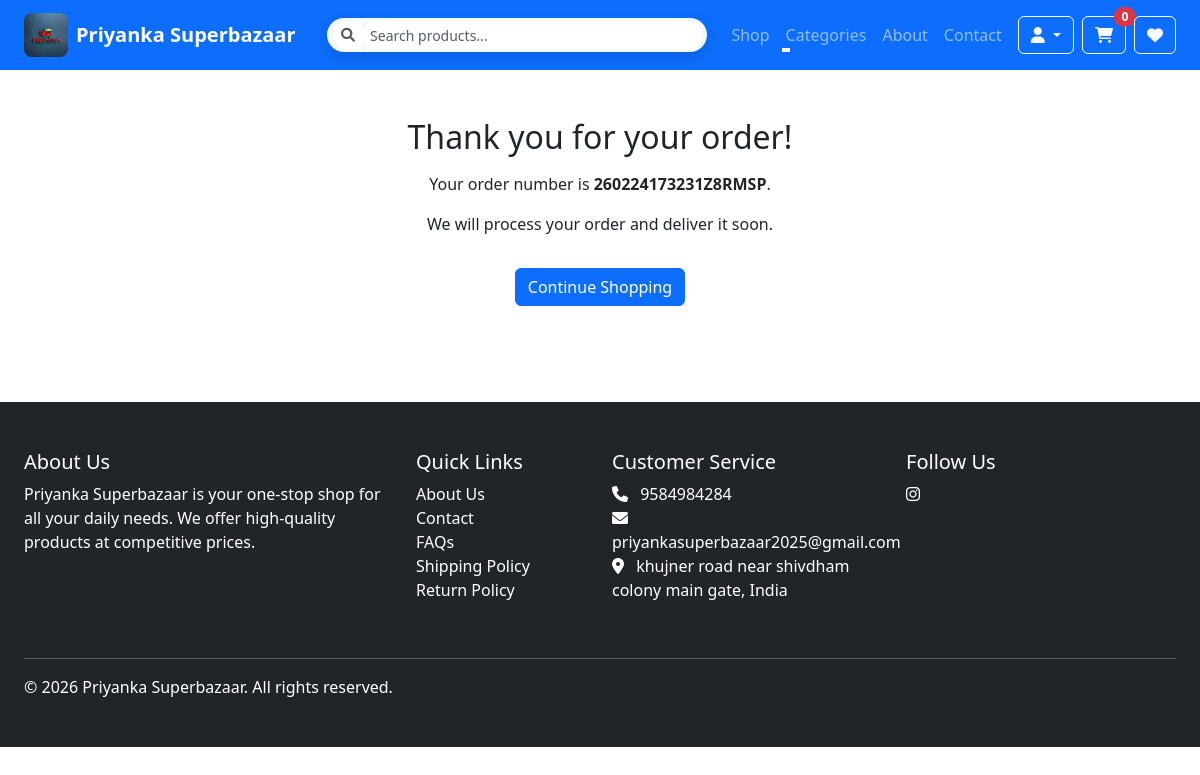
The app's page /order/success/260224173231Z8RMSP/ with its own data.
### store/models.py (models this page shows, shortened)
class Order(TimeStampedModel):
    STATUS_PENDING = 'pending'
    STATUS_PROCESSING = 'processing'
    STATUS_SHIPPED = 'shipped'
    STATUS_DELIVERED = 'delivered'
    STATUS_CANCELLED = 'cancelled'
    STATUS_REFUNDED = 'refunded'
    STATUS_CHOICES = [
        (STATUS_PENDING, _('Pending')),
        (STATUS_PROCESSING, _('Processing')),
        (STATUS_SHIPPED, _('Shipped')),
        (STATUS_DELIVERED, _('Delivered')),
        (STATUS_CANCELLED, _('Cancelled')),
        (STATUS_REFUNDED, _('Refunded')),
    ]
    PAYMENT_STATUS_PENDING = 'pending'
    PAYMENT_STATUS_PAID = 'paid'
    PAYMENT_STATUS_FAILED = 'failed'
    PAYMENT_STATUS_REFUNDED = 'refunded'
    PAYMENT_STATUS_PARTIALLY_REFUNDED = 'partially_refunded'
    PAYMENT_STATUS_CHOICES = [
        (PAYMENT_STATUS_PENDING, _('Pending')),
        (PAYMENT_STATUS_PAID, _('Paid')),
        (PAYMENT_STATUS_FAILED, _('Failed')),
        (PAYMENT_STATUS_REFUNDED, _('Refunded')),
        (PAYMENT_STATUS_PARTIALLY_REFUNDED, _('Partially Refunded')),
    ]
    PAYMENT_METHOD_COD = 'cod'
    PAYMENT_METHOD_STRIPE = 'stripe'
    PAYMENT_METHOD_PAYPAL = 'paypal'
    PAYMENT_METHOD_CHOICES = [
        (PAYMENT_METHOD_COD, _('Cash on Delivery')),
        (PAYMENT_METHOD_STRIPE, _('Credit/Debit Card (Stripe)')),
        (PAYMENT_METHOD_PAYPAL, _('PayPal')),
    ]
    order_number = models.CharField(
        _('order number'),
        max_length=20,
        unique=True,
        editable=False
    )
    user = models.ForeignKey(
        settings.AUTH_USER_MODEL,
        on_delete=models.SET_NULL,
        null=True,
        related_name='orders',
        verbose_name=_('user')
    )
    status = models.CharField(
        _('status'),
        max_length=20,
        choices=STATUS_CHOICES,
        default=STATUS_PENDING
    )
    payment_status = models.CharField(
        _('payment status'),
        max_length=20,
        choices=PAYMENT_STATUS_CHOICES,
        default=PAYMENT_STATUS_PENDING
    )
    payment_method = models.CharField(
        _('payment method'),
        max_length=20,
        choices=PAYMENT_METHOD_CHOICES,
        default=PAYMENT_METHOD_STRIPE
    )
    payment_id = models.CharField(
        _('payment ID'),
        max_length=100,
        blank=True,
        help_text=_('Payment processor transaction ID')
    )
    subtotal = models.DecimalField(
        _('subtotal'),
        max_digits=10,
        decimal_places=2,
        default=0
    )
    tax_amount = models.DecimalField(
        _('tax amount'),
        max_digits=10,
        decimal_places=2,
        default=0
    )
    shipping_cost = models.DecimalField(
        _('shipping cost'),
        max_digits=10,
        decimal_places=2,
        default=0
    )
    delivery_boy = models.ForeignKey(
        'DeliveryBoy',
        on_delete=models.SET_NULL,
        null=True,
        blank=True,
        related_name='delivery_orders',
        verbose_name=_('delivery boy')
    )
    discount_amount = models.DecimalField(
        _('discount amount'),
        max_digits=10,
        decimal_places=2,
        default=0
    )
    total = models.DecimalField(
        _('total'),
        max_digits=10,
        decimal_places=2,
        default=0
    )
    promo_code = models.ForeignKey(
        PromoCode,
        on_delete=models.SET_NULL,
        null=True,
        blank=True,
        related_name='orders',
        verbose_name=_('promo code')
    )
    billing_address = models.ForeignKey(
        Address,
        on_delete=models.SET_NULL,
        null=True,
        related_name='billing_orders',
        verbose_name=_('billing address')
    )
    shipping_address = models.ForeignKey(
        Address,
        on_delete=models.SET_NULL,
        null=True,
        related_name='shipping_orders',
        verbose_name=_('shipping address')
    )
    customer_note = models.TextField(_('customer note'), blank=True)
    ip_address = models.GenericIPAddressField(_('IP address'), null=True, blank=True)
    class Meta:
        verbose_name = _('order')
        verbose_name_plural = _('orders')
        ordering = ('-created',)
        indexes = [
            models.Index(fields=['order_number'], name='order_number_idx'),
            models.Index(fields=['status', 'payment_status'], name='order_status_idx'),
            models.Index(fields=['created'], name='order_created_idx'),
        ]

class SiteSettings(TimeStampedModel):
    site_name = models.CharField(_('site name'), max_length=100, default='Priyanka Superbazaar')
    site_logo = CloudinaryField(_('site logo'), blank=True, null=True)
    site_favicon = CloudinaryField(_('favicon'), blank=True, null=True)
    contact_email = models.EmailField(_('contact email'), default='contact@priyankasuperbazaar.com')
    contact_phone = models.CharField(_('contact phone'), max_length=20, default='+91 1234567890')
    address = models.TextField(_('address'), blank=True)
    facebook_url = models.URLField(_('Facebook URL'), blank=True)
    twitter_url = models.URLField(_('Twitter URL'), blank=True)
    instagram_url = models.URLField(_('Instagram URL'), blank=True)
    linkedin_url = models.URLField(_('LinkedIn URL'), blank=True)
    youtube_url = models.URLField(_('YouTube URL'), blank=True)
    meta_title = models.CharField(_('meta title'), max_length=200, blank=True)
    meta_description = models.TextField(_('meta description'), blank=True)
    meta_keywords = models.TextField(_('meta keywords'), blank=True)
    store_name = models.CharField(_('store name'), max_length=200, default='Priyanka Superbazaar')
    store_address_line1 = models.CharField(_('address line 1'), max_length=255, blank=True, default='123 Main Street')
    store_address_line2 = models.CharField(_('address line 2'), max_length=255, blank=True, default='Your City, Your State')
    store_country = models.CharField(_('country'), max_length=100, blank=True, default='India')
    store_phone = models.CharField(_('phone'), max_length=30, blank=True, default='+91 1234567890')
    store_email = models.EmailField(_('email'), blank=True, default='info@priyankasuperbazaar.com')
    store_hours = models.CharField(_('business hours'), max_length=255, blank=True, default='Everyday, 8:00 AM – 10:00 PM')
    min_order_amount = models.DecimalField(
        _('minimum order amount'),
        max_digits=10,
        decimal_places=2,
        default=0,
        help_text=_('Minimum order amount to place an order')
    )
    enable_cod = models.BooleanField(
        _('enable cash on delivery'),
        default=True,
        help_text=_('Allow customers to pay with cash on delivery')
    )
    maintenance_mode = models.BooleanField(
        _('maintenance mode'),
        default=False,
        help_text=_('Take the site down for maintenance')
    )
    maintenance_message = models.TextField(
        _('maintenance message'),
        blank=True,
        default='We are currently performing maintenance. Please check back soon.'
    )
    class Meta:
        verbose_name = _('site settings')
        verbose_name_plural = _('site settings')
    @classmethod
    def load(cls):
        obj, created = cls.objects.get_or_create(pk=1)
        return obj

### store/views.py (the view)
# urls.py: path("order/success/<str:order_number>/", views.order_success, name="order_success"),
def order_success(request, order_number):
    order = get_object_or_404(Order, order_number=order_number)
    return render(request, "store/order_success.html", {"order": order})

### store/models.py (called while the page is built)
    def get_absolute_url(self):
        return reverse('store:product_list_by_category', args=[self.slug])

### templates/store/order_success.html (shortened to what this page needs)
{% extends "base/base.html" %}
{% block content %}
<div class="container py-5 text-center">
    <h2>Thank you for your order!</h2>
    <p class="mt-3">Your order number is <strong>{{ order.order_number }}</strong>.</p>
    <p>We will process your order and deliver it soon.</p>
    <a href="{% url 'store:product-list' %}" class="btn btn-primary mt-3">Continue Shopping</a>
</div>
{% endblock %}

### templates/base/base.html (shortened to what this page needs)
<!DOCTYPE html>
{% load static %}
<html lang="en">
<head>
    <link href="https://cdn.jsdelivr.net/npm/bootstrap@5.3.0/dist/css/bootstrap.min.css" rel="stylesheet">
    <link rel="stylesheet" href="https://cdnjs.cloudflare.com/ajax/libs/font-awesome/6.0.0/css/all.min.css">
    <link rel="stylesheet" href="{% static 'css/style.css' %}">
</head>
<body>
    <nav class="navbar navbar-expand-lg navbar-dark bg-primary">
        <div class="container-fluid px-3 px-lg-4">
            <a class="navbar-brand d-none d-lg-flex align-items-center" href="{% url 'store:home' %}">
                <img src="{% static 'images/logo.jpg' %}" alt="Priyanka Superbazaar" class="me-2" style="height: 44px; width: 44px; border-radius: 8px; object-fit: cover;">
                <span class="d-none d-lg-inline fw-semibold">Priyanka Superbazaar</span>
            </a>
            <form class="navbar-search d-flex flex-grow-1 mx-lg-3" method="get" action="{% url 'store:product-list' %}">
                <div class="input-group input-group-sm">
                    <span class="input-group-text bg-white border-0">
                        <i class="fas fa-search text-muted"></i>
                    </span>
                    <input id="navbarSearchInput" type="search" name="q" class="form-control border-0" placeholder="Search products..." value="{{ query|default:'' }}" data-suggestions-url="{% url 'store:search_suggestions' %}">
                </div>
            </form>
            <div class="d-none d-lg-flex align-items-center">
                <div class="collapse navbar-collapse show" id="navbarMainDesktop">
                    <ul class="navbar-nav me-auto mb-0">
                        <li class="nav-item">
                            <a class="nav-link" href="{% url 'store:product-list' %}">Shop</a>
                        </li>
                        <li class="nav-item dropdown">
                            <a class="nav-link dropdown-toggle" href="#" id="categoriesDropdownDesktop" role="button" data-bs-toggle="dropdown">
                                Categories
                            </a>
                        </li>
                        <li class="nav-item">
                            <a class="nav-link" href="{% url 'store:about' %}">About</a>
                        </li>
                        <li class="nav-item">
                            <a class="nav-link" href="{% url 'store:contact' %}">Contact</a>
                        </li>
                    </ul>
                </div>
                <div class="d-flex align-items-center justify-content-end gap-2 ms-2">
                    <div class="dropdown">
                        <a class="btn btn-outline-light dropdown-toggle" href="#" role="button" id="accountDropdown" data-bs-toggle="dropdown">
                            <i class="fas fa-user"></i>
                        </a>
                    </div>
                    <a class="btn btn-outline-light position-relative" href="{% url 'store:cart_detail' %}">
                        <i class="fas fa-shopping-cart"></i>
                        <span class="position-absolute top-0 start-100 translate-middle badge rounded-pill bg-danger">
                            {{ cart_items_count|default:0 }}
                        </span>
                    </a>
                    <a class="btn btn-outline-light position-relative" href="{% url 'store:wishlist' %}">
                        <i class="fas fa-heart"></i>
                    </a>
                </div>
            </div>
        </div>
    </nav>
    <div class="toast-container position-fixed top-0 end-0 p-3" style="z-index: 9999;">
    </div>
    <main>
        {% block content %}{% endblock %}
    </main>
    <footer class="bg-dark text-white mt-5">
        <div class="container-fluid px-3 px-lg-4 py-5">
            <div class="row">
                <div class="col-md-4 mb-4">
                    <h5>About Us</h5>
                    <p>Priyanka Superbazaar is your one-stop shop for all your daily needs. We offer high-quality products at competitive prices.</p>
                </div>
                <div class="col-md-2 mb-4 footer-links">
                    <h5>Quick Links</h5>
                    <ul class="list-unstyled">
                        <li><a href="{% url 'store:about' %}" class="text-white">About Us</a></li>
                        <li><a href="{% url 'store:contact' %}" class="text-white">Contact</a></li>
                        <li><a href="#" class="text-white">FAQs</a></li>
                        <li><a href="#" class="text-white">Shipping Policy</a></li>
                        <li><a href="#" class="text-white">Return Policy</a></li>
                    </ul>
                </div>
                <div class="col-md-3 mb-4 footer-links">
                    <h5>Customer Service</h5>
                    <ul class="list-unstyled">
                        <li><i class="fas fa-phone me-2"></i> {{ site_settings.store_phone }}</li>
                        <li><i class="fas fa-envelope me-2"></i> {{ site_settings.store_email }}</li>
                        <li><i class="fas fa-map-marker-alt me-2"></i> {{ site_settings.store_address_line1 }}{% if site_settings.store_country %}, {{ site_settings.store_country }}{% endif %}</li>
                    </ul>
                </div>
                <div class="col-md-3 mb-4">
                    <h5>Follow Us</h5>
                    <div class="social-links">
                        <a href="https://www.instagram.com/priyanka_super_bazaar?igsh=eTgwaHF1c3JtaW9o" class="text-white" target="_blank" rel="noopener noreferrer"><i class="fab fa-instagram"></i></a>
                    </div>
                </div>
            </div>
            <hr>
            <div class="row">
                <div class="col-md-6 text-center text-md-start">
                    <p class="mb-0">&copy; {% now "Y" %} Priyanka Superbazaar. All rights reserved.</p>
                </div>
                <div class="col-md-6 text-center text-md-end"></div>
            </div>
        </div>
    </footer>
</body>
</html>

### static/css/style.css (style rules this page uses)
body { font-family: system-ui, -apple-system, BlinkMacSystemFont, 'Segoe UI', sans-serif; }
.navbar.navbar-expand-lg { min-height: 56px; }
.navbar-brand { font-weight: 700; display: flex; align-items: center; }
.navbar-nav .nav-link { position: relative; transition: color 0.2s ease; }
.navbar-nav .nav-link::after { content: ""; position: absolute; left: 0; bottom: 0.2rem; width: 0; height: 2px; background-color: #ffffff; transition: width 0.2s ease; }
.navbar-search .input-group { background: rgba(255, 255, 255, 0.95); border-radius: 999px; padding: 0.15rem 0.35rem; box-shadow: 0 6px 16px rgba(0, 0, 0, 0.12); }
.navbar-search .input-group .input-group-text { border-radius: 999px; }
.navbar-search #navbarSearchInput { border-radius: 999px; min-width: 260px; }
.footer-links a { text-decoration: none; }
.toast-container { max-width: 400px; }

### records on screen
Order: order_number "260224173231Z8RMSP"
SiteSettings: store_phone "9584984284", store_email "priyankasuperbazaar2025@gmail.com", store_address_line1 "khujner road near shivdham colony main gate", store_country "India"

### other values on screen
{{ cart_items_count|default:0 }} "0"
